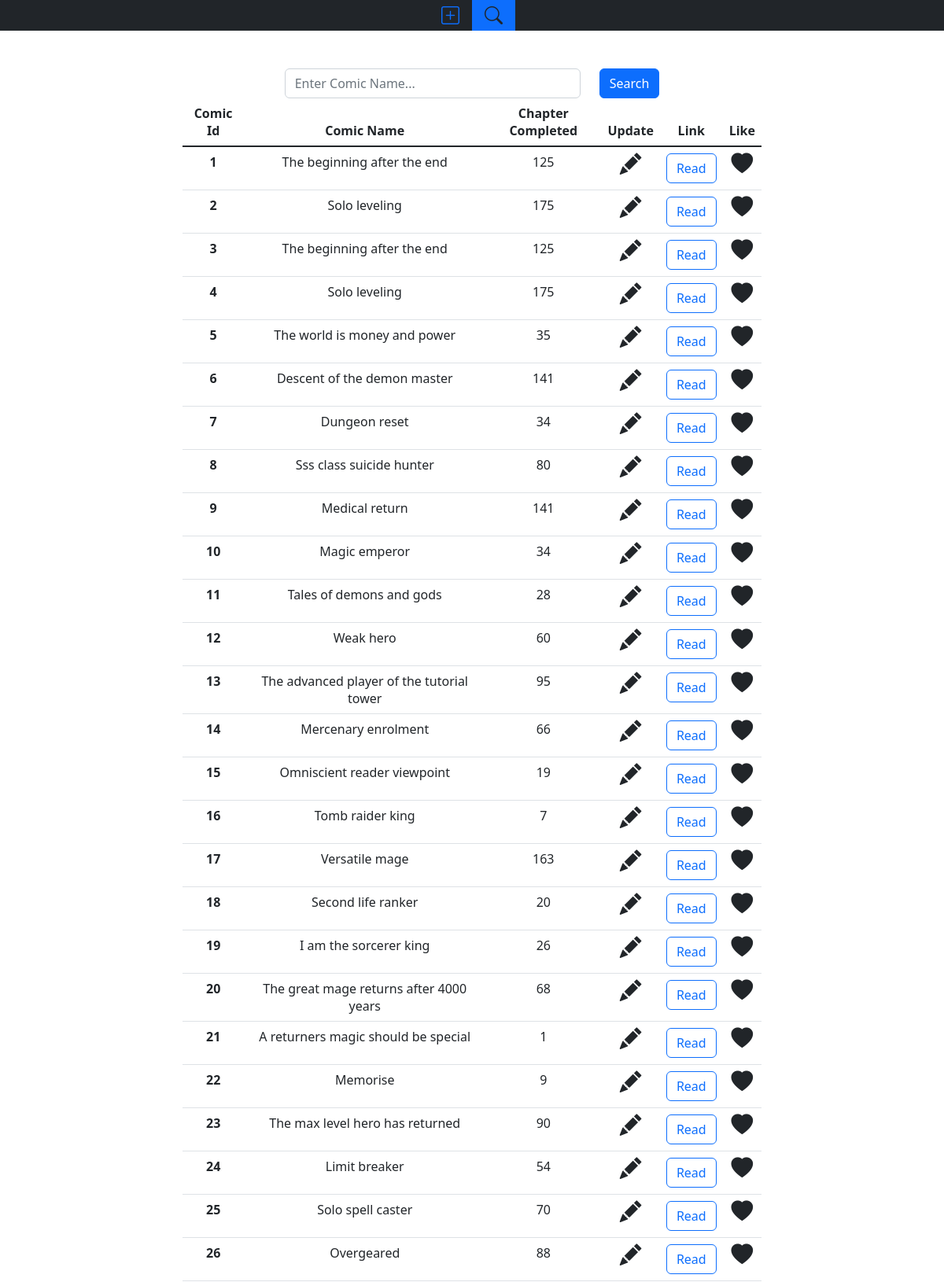
The page / (upper part) on the database its author committed.
### app.py (models this page shows, shortened)
class comics(db.Model):
    comic_id = db.Column(db.Integer(),primary_key=True)
    comic_name = db.Column(db.String(100),nullable=False)
    comic_chapter_completed = db.Column(db.Integer(),nullable=False)
    comic_completed = db.Column(db.String(5),nullable=False)
    comic_from = db.Column(db.String(10))
    comic_url = db.Column(db.String(100))
    comic_reading = db.Column(db.String(5),nullable=False)
    comic_like = db.Column(db.Integer(),nullable=False)

### app.py (the view)
@app.route('/',methods=['GET','POST'])
def home():
    query = select(comics).order_by(desc(comics.comic_like))
    comicsData = db.session.execute(query)
    if request.method == 'POST':
        comic = request.form['comic']
        comicsData = comics.query.filter(comics.comic_name.like(f"%{comic}%")).order_by(desc(comics.comic_like)).all()
        return render_template('search.html',comicsData=comicsData)
    return render_template('search.html',comicsData=comicsData.scalars().all())

### templates/search.html (shortened to what this page needs)
{% extends 'navbar.html' %}
{% block add %}"nav-item"{% endblock add %}
{% block addtext %}"nav-link text-primary"{% endblock addtext %}
{% block search %}"nav-item bg-primary"{% endblock search %}
{% block searchtext %}"nav-link text-dark"{% endblock searchtext %}
{% block body %}
<form class="example text-center" method="post" action=""
         style="margin:auto;max-width:600px">
         <div class="container text-center">
          <div class="row justify-content-md-center">
            <div class="col col-lg-8">
            <input type="text" placeholder="Enter Comic Name..." name="comic" value="" class='form-control'>
            </div>
            <div class="col-md-auto">
            <button type="submit" class="btn btn-primary">Search</i></button>
            </div>
            </div>
            </div>
        </form>
      <div class="container text-center">
        <div class="row justify-content-md-center">
          <div class="col col-md-8">
        <table class="table text-center">
            <thead>
              <tr>
                <th scope="col">Comic Id</th>
                <th scope="col">Comic Name</th>
                <th scope="col">Chapter Completed</th>
                <th scope="col">Update</th>
                <th scope="col">Link</th>
                <th scope="col">Like</th>
            </tr>
            </thead>
            <tbody class="table-group-divider">
            {% for data in comicsData %}
              <tr>
                <th scope="row">{{data.comic_id}}</th>
                <td>{{data.comic_name.capitalize()}}</td>
                <td>{{data.comic_chapter_completed}}</td>
                <td><big><big><big><a href="/update/{{data.comic_id}}" style="color:inherit;" ><i class="bi bi-pencil-fill"></i></a></big></big></big></td>
                <td><a href="{{data.comic_url}}" target=”_blank”><button class="btn btn-outline-primary">Read</button></a></big></big></big></td>
                {% if data.comic_like == 0 %}
                <td><big><big><big><a href="/updatelike/{{data.comic_id}}" class='text-dark'><i class="bi bi-heart-fill"></i></a></big></big></big></td>
                {% endif %}
            </tr>
            {% endfor %}
            </tbody>
          </table>
        </div>
        </div>
        </div>
{% endblock body %}

### templates/navbar.html (shortened to what this page needs)
<html>
    <head>
    </head>
    <body>
      <big><big>
        <ul class="nav justify-content-center navbar-dark bg-dark sticky-top">
            <li class={%block add%} {% endblock %}>
              <a class={%block addtext%} {% endblock %} href="/add"><i class="bi bi-plus-square"></i></a>
            </li>
            <li class={%block search%} {% endblock %}>
              <a class={%block searchtext%} {% endblock %} href="/"><i class="bi bi-search"></i></a>
            </li>
          </ul></big></big>
          <br><br>
          {% block body %}{% endblock body %}
    <link rel="stylesheet" href="https://cdn.jsdelivr.net/npm/bootstrap-icons@1.9.1/font/bootstrap-icons.css">
    <link href="https://cdn.jsdelivr.net/npm/bootstrap@5.2.0/dist/css/bootstrap.min.css" rel="stylesheet">
    </body>
</html>

### templates/navbar.html (style rules this page uses)
body { overflow: scroll; }

### rows shown on the page
comics: comic_id "1", comic_name "The beginning after the end", comic_chapter_completed "125"
comics: comic_id "2", comic_name "Solo leveling", comic_chapter_completed "175"
comics: comic_id "3", comic_name "The beginning after the end", comic_chapter_completed "125"
comics: comic_id "4", comic_name "Solo leveling", comic_chapter_completed "175"
comics: comic_id "5", comic_name "The world is money and power", comic_chapter_completed "35"
comics: comic_id "6", comic_name "Descent of the demon master", comic_chapter_completed "141"
comics: comic_id "7", comic_name "Dungeon reset", comic_chapter_completed "34"
comics: comic_id "8", comic_name "Sss class suicide hunter", comic_chapter_completed "80"
comics: comic_id "9", comic_name "Medical return", comic_chapter_completed "141"
comics: comic_id "10", comic_name "Magic emperor", comic_chapter_completed "34"
comics: comic_id "11", comic_name "Tales of demons and gods", comic_chapter_completed "28"
comics: comic_id "12", comic_name "Weak hero", comic_chapter_completed "60"
comics: comic_id "13", comic_name "The advanced player of the tutorial tower", comic_chapter_completed "95"
comics: comic_id "14", comic_name "Mercenary enrolment", comic_chapter_completed "66"
comics: comic_id "15", comic_name "Omniscient reader viewpoint", comic_chapter_completed "19"
comics: comic_id "16", comic_name "Tomb raider king", comic_chapter_completed "7"
comics: comic_id "17", comic_name "Versatile mage", comic_chapter_completed "163"
comics: comic_id "18", comic_name "Second life ranker", comic_chapter_completed "20"
comics: comic_id "19", comic_name "I am the sorcerer king", comic_chapter_completed "26"
comics: comic_id "20", comic_name "The great mage returns after 4000 years", comic_chapter_completed "68"
comics: comic_id "21", comic_name "A returners magic should be special", comic_chapter_completed "1"
comics: comic_id "22", comic_name "Memorise", comic_chapter_completed "9"
comics: comic_id "23", comic_name "The max level hero has returned", comic_chapter_completed "90"
comics: comic_id "24", comic_name "Limit breaker", comic_chapter_completed "54"
comics: comic_id "25", comic_name "Solo spell caster", comic_chapter_completed "70"
comics: comic_id "26", comic_name "Overgeared", comic_chapter_completed "88"
